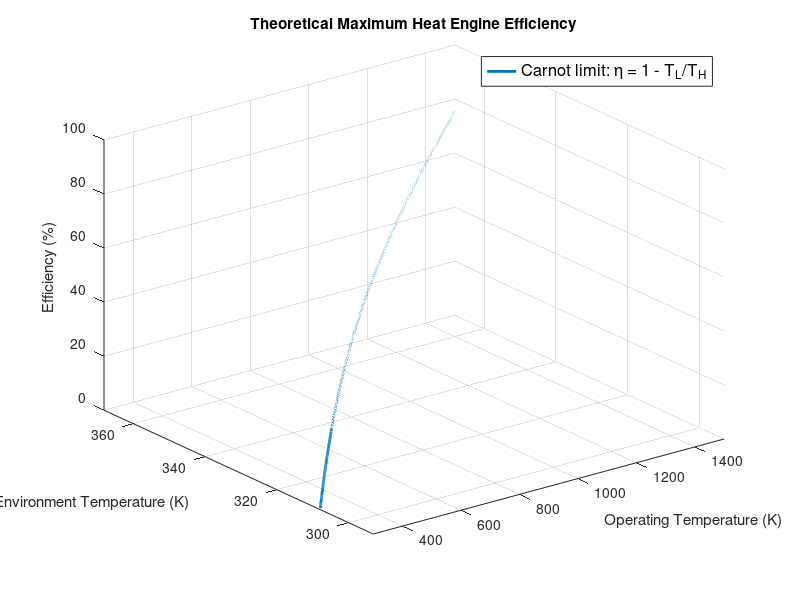

Write the MATLAB code that produced this figure.
% Thermal Systems HW 1
% A script by Nicholas Fischer | 08/31/2026

%Setup and Assumptions:

%Environmental Parameters -
%These will influence the factor I will call 'k' in the T_L equation. This
%aims to establish the properties of the room that the engine runs in and
%how well it ventelates any heat given off to the environment by the
%engine.

k = .05; 

%This takes into account the ventilation, and size of the room as well as the density of the air in the room where the engine is running.
%This is done to have more control over the T_L equation given the room
%(right now is a hardcoded value, could be an equation in future iterations).

T_H = linspace(300, 1500, 1000);
%This 'T_H' setup allows for an operating range of about 29 C to 1227 C
%which is a typical range for a veriety of combustion engines that also explores extremes.

T_L = 293.15 + k.*T_H; 
%Version 1: 'T_L = 293.15' This assumes an environment temperature of room temperature in celcius (20 C).

%Version 2: allows for T_L to be a function that varies as T_H increases
%as the consistent running of the engine affects the temperature in the
%room even if ventilation is present (small factor of .05 considered
%first).

eta_T = 1 - T_L./T_H;
%This builds the equation we wish to plot based of the Carnot efficiency
%equation for theoretical efficiencies.

eta_TP = (eta_T)*100;
%This second version takes the teperature related efficiency and converts
%to a percentage.

%Actually plot the thing:
figure();
plot3(T_H, T_L , eta_TP, 'LineWidth', 2); %plot3 allows 3D plotting.
xlabel('Operating Temperature (K)');
ylabel('Environment Temperature (K)');
zlabel('Efficiency (%)');

%Limits for axes
xlim([min(T_H), max(T_H)]);
ylim([293.15, max(T_L)]);
zlim([0 100]);

%Legend adapted and utilized from ClaudeAI.
legend({'Carnot limit: \eta = 1 - T_L/T_H'}, 'Location', 'northeast', 'FontSize', 12);

%Title
title('Theoretical Maximum Heat Engine Efficiency');
grid on;
